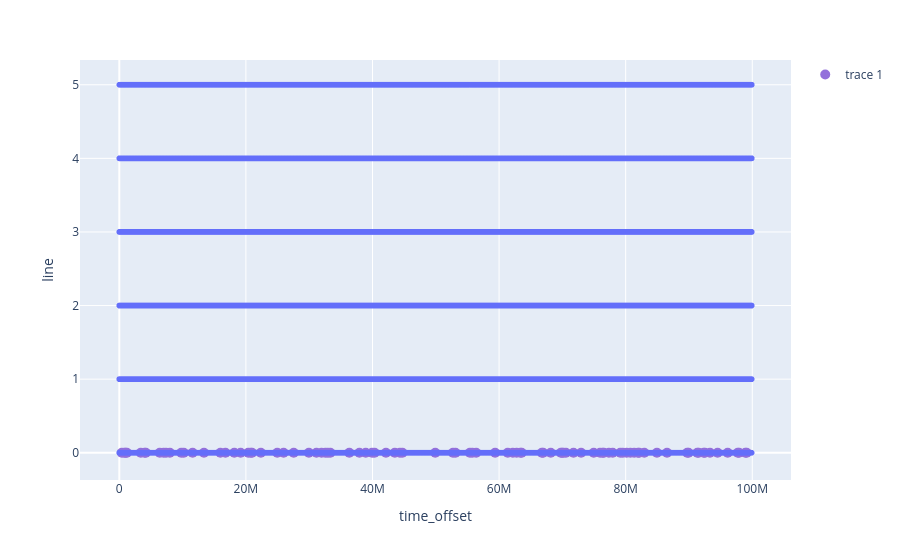
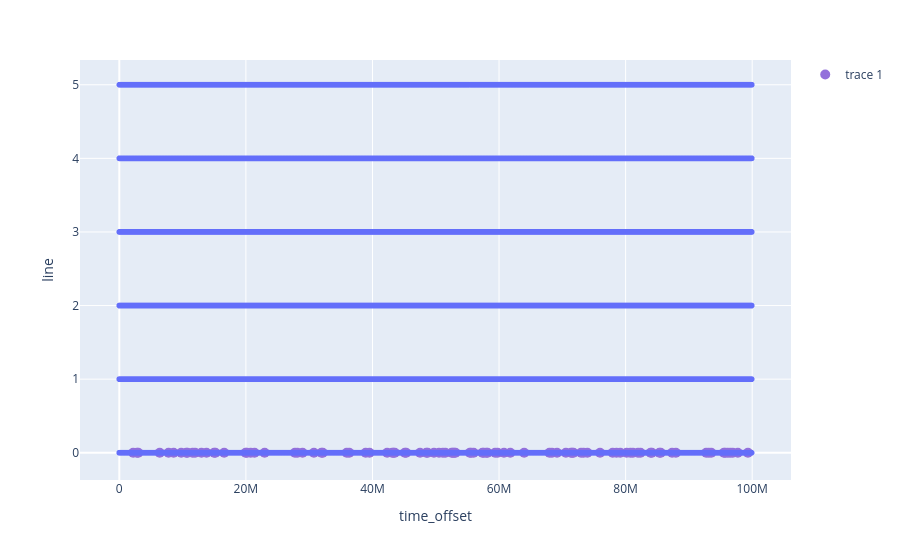
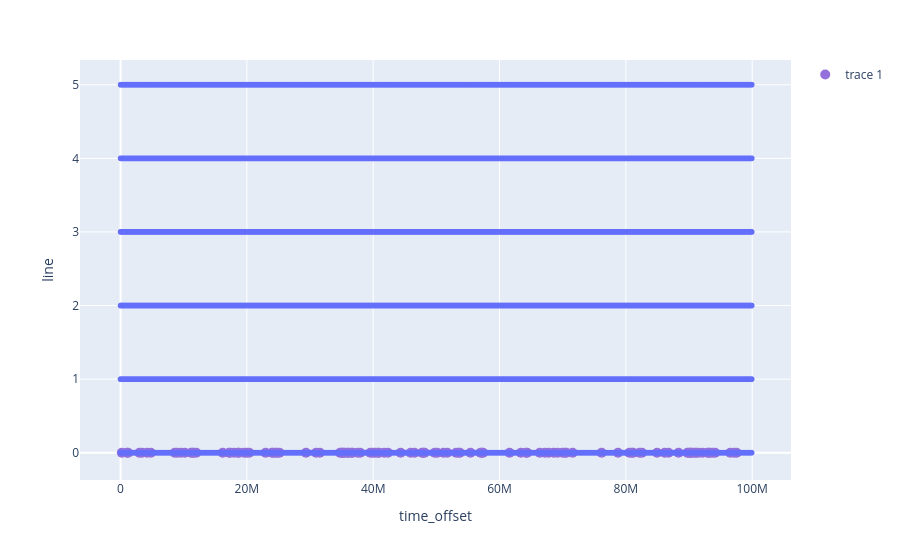
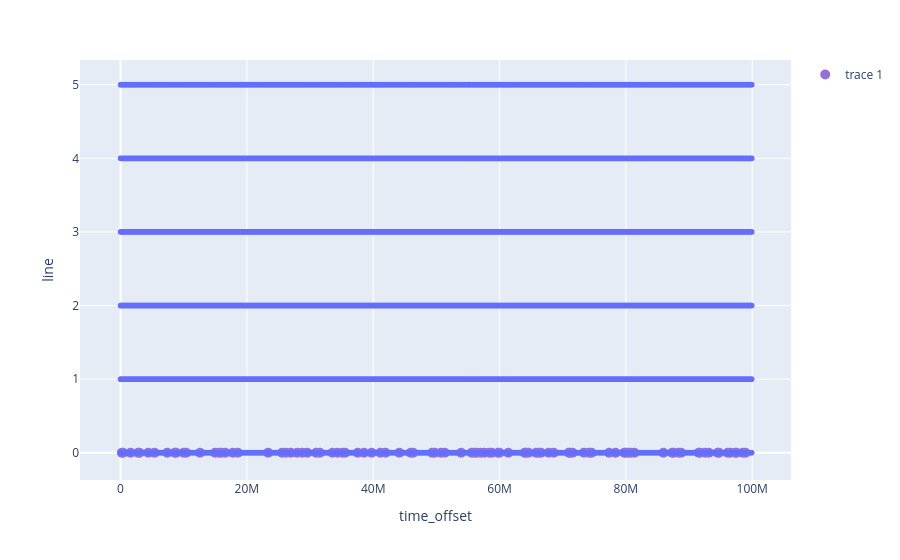

These figures' notebook cell, in order:
### Code cell
################################################# Start Scenario Evaluation #################################################

# conditions for specifying input ros file paths:
# 1. to open ROS1 bagfiles we must give the complete path+name of the .bag file.
# 2. to open ROS2 bagfiles we must give the path of the folder containing the .db3 or .mcap files. Because it looks for the .metadata.yaml file in that directory to decide whether to use a ROS1 or ROS2 reader.

## 1. Analyse real recording

bag_file = "/mnt/dbs-omniverse-dev/markusfranzziegler/rosbags/Livox_Tele-15/HVLE-2024-06-14/rain_rate_min_det_range_target_1_2024-06-14-11-05-31.bag"
#realROS1Recording = recording(rosbag=bag_file)

db3_folder = "/home/markus/Development/sim_poc_nvidia_omniverse/ws_tele15_ROS2/rosbag2_2025_07_23-10_59_00/"  # tele-15 recording of my speakers in the livingroom
mcap_folder = ""  # example for bagfile with mutliple lidars in it. could be used for a test.
print(f"Processing real recording '{db3_folder}'")
realROS2Recording = recording(rosbag=db3_folder)

### Figure 1 — Plotly figure (JSON) as saved in the notebook; plotly's stock layout.template omitted (floating-point values rounded to 4 significant figures; data arrays with more than 128 entries replaced by an {"elided": "..."} marker saying what was removed)
{"data": [{"hovertemplate": "time_offset=%{x}<br>line=%{y}<extra></extra>", "legendgroup": "", "marker": {"color": "#636efa", "symbol": "circle"}, "mode": "markers", "name": "", "showlegend": false, "type": "scattergl", "x": {"elided": "48000 int values"}, "xaxis": "x", "y": {"elided": "48000 int values"}, "yaxis": "y"}, {"marker": {"color": "MediumPurple", "size": 10}, "mode": "markers", "type": "scatter", "x": [399980, 799440, 999560, 1199640, 3395400, 3994560, 4194760, 6391420, 6990200, 7390080, 7989200, 9785900, 10185000, 11582140, 13376560, 15972360, 16770840, 18169260, 19168240, 20366520, 20766920, 20967000, 22364940, 24958820, 25957560, 27554440, 29951100, 31148920, 31946900, 32545460, 32944980, 33344260, 36337300, 37933900, 38933200, 39931960, 40331820, 42128140, 43526460, 44325980, 44725760, 49916500, 52712780, 53112360, 55383320, 55783320, 56381560, 59374360, 61369200, 62168360, 62768120, 63367780, 63567820, 66761700, 66961900, 68160140, 69758720, 69958840, 70158960, 70558760, 71756560, 72954540, 74951540, 75950760, 76350360, 76550380, 77348600, 77948120, 79146060, 79546300, 80145720, 80745580, 81344620, 81942680, 82142740, 82940860, 84936420, 86532560, 89725740, 89926140, 91323660, 91523740, 92322580, 92522600, 93321940, 94520120, 96117000, 97714520, 97914560, 98914120, 99114140], "y": [0, 0, 0, 0, 0, 0, 0, 0, 0, 0, 0, 0, 0, 0, 0, 0, 0, 0, 0, 0, 0, 0, 0, 0, 0, 0, 0, 0, 0, 0, 0, 0, 0, 0, 0, 0, 0, 0, 0, 0, 0, 0, 0, 0, 0, 0, 0, 0, 0, 0, 0, 0, 0, 0, 0, 0, 0, 0, 0, 0, 0, 0, 0, 0, 0, 0, 0, 0, 0, 0, 0, 0, 0, 0, 0, 0, 0, 0, 0, 0, 0, 0, 0, 0, 0, 0, 0, 0, 0, 0, 0]}], "layout": {"legend": {"tracegroupgap": 0}, "margin": {"t": 60}, "xaxis": {"anchor": "y", "domain": [0, 1], "title": {"text": "time_offset"}}, "yaxis": {"anchor": "x", "domain": [0, 1], "title": {"text": "line"}}}}

### Figure 2 — Plotly figure (JSON) as saved in the notebook; plotly's stock layout.template omitted (floating-point values rounded to 4 significant figures; data arrays with more than 128 entries replaced by an {"elided": "..."} marker saying what was removed)
{"data": [{"hovertemplate": "time_offset=%{x}<br>line=%{y}<extra></extra>", "legendgroup": "", "marker": {"color": "#636efa", "symbol": "circle"}, "mode": "markers", "name": "", "showlegend": false, "type": "scattergl", "x": {"elided": "48000 int values"}, "xaxis": "x", "y": {"elided": "48000 int values"}, "yaxis": "y"}, {"marker": {"color": "MediumPurple", "size": 10}, "mode": "markers", "type": "scatter", "x": [2195320, 2794400, 2995000, 6387240, 7785280, 8584920, 9782520, 10580900, 10780940, 11580200, 11979540, 12978840, 13777840, 14976080, 15176560, 16573440, 19965200, 20165260, 20765440, 21365360, 22962780, 27751620, 28151560, 28950540, 30747360, 31945960, 32146740, 35939440, 36339520, 38932400, 39530760, 42326400, 43125380, 43325900, 43526000, 45123180, 45323400, 47520440, 48518840, 48718920, 49717840, 50517220, 51116860, 51517140, 52514940, 52715160, 52915240, 53115300, 55386560, 55586580, 55985940, 57383520, 57583740, 57983540, 58183580, 59380880, 59780280, 60779280, 61778200, 63974020, 67966320, 68366520, 69164920, 70562660, 71361600, 71561720, 71761980, 72960940, 73361120, 73960400, 75957040, 77954620, 78554700, 79154240, 80153220, 80753160, 81152660, 81952100, 82351680, 83947700, 84147960, 85346340, 85546560, 87343800, 87943840, 92734820, 93134200, 93534000, 95530360, 95730500, 96129940, 96529520, 96929400, 97728520, 99326720], "y": [0, 0, 0, 0, 0, 0, 0, 0, 0, 0, 0, 0, 0, 0, 0, 0, 0, 0, 0, 0, 0, 0, 0, 0, 0, 0, 0, 0, 0, 0, 0, 0, 0, 0, 0, 0, 0, 0, 0, 0, 0, 0, 0, 0, 0, 0, 0, 0, 0, 0, 0, 0, 0, 0, 0, 0, 0, 0, 0, 0, 0, 0, 0, 0, 0, 0, 0, 0, 0, 0, 0, 0, 0, 0, 0, 0, 0, 0, 0, 0, 0, 0, 0, 0, 0, 0, 0, 0, 0, 0, 0, 0, 0, 0, 0]}], "layout": {"legend": {"tracegroupgap": 0}, "margin": {"t": 60}, "xaxis": {"anchor": "y", "domain": [0, 1], "title": {"text": "time_offset"}}, "yaxis": {"anchor": "x", "domain": [0, 1], "title": {"text": "line"}}}}

### Figure 3 — Plotly figure (JSON) as saved in the notebook; plotly's stock layout.template omitted (floating-point values rounded to 4 significant figures; data arrays with more than 128 entries replaced by an {"elided": "..."} marker saying what was removed)
{"data": [{"hovertemplate": "time_offset=%{x}<br>line=%{y}<extra></extra>", "legendgroup": "", "marker": {"color": "#636efa", "symbol": "circle"}, "mode": "markers", "name": "", "showlegend": false, "type": "scattergl", "x": {"elided": "48000 int values"}, "xaxis": "x", "y": {"elided": "48000 int values"}, "yaxis": "y"}, {"marker": {"color": "MediumPurple", "size": 10}, "mode": "markers", "type": "scatter", "x": [200160, 999520, 1199540, 2997280, 3397480, 4196960, 4795720, 8588040, 8987500, 9586320, 10185700, 11184860, 11384920, 11585200, 11984460, 16177540, 17176860, 17377120, 17977000, 18576400, 18776680, 19575180, 19975160, 20374900, 22971220, 23970280, 24170460, 24570000, 24770140, 25169340, 29360500, 30959160, 31558280, 34751000, 34951020, 35151080, 35351440, 35551520, 35950780, 36150880, 36550280, 36750300, 37548860, 37948000, 39544980, 39945020, 40345280, 40745140, 40945240, 41745120, 42343900, 44340140, 45936360, 46536600, 47734300, 47934600, 48134640, 49731980, 50131740, 51130780, 51730240, 53127460, 53527440, 53727600, 55400140, 56996260, 57196840, 57397120, 61586900, 63383680, 64182600, 64382660, 66378060, 67177400, 67776320, 68575120, 69174840, 69974060, 70374040, 70574240, 71572460, 76162940, 78758280, 80555420, 80956160, 81156280, 82154500, 82554340, 84948020, 86145600, 86744940, 88342600, 89740600, 89940760, 90140820, 90340840, 90541100, 90941080, 91141180, 91541240, 92140000, 92938540, 93138660, 93338840, 93738380, 94138240, 96534160, 97133740, 97533360], "y": [0, 0, 0, 0, 0, 0, 0, 0, 0, 0, 0, 0, 0, 0, 0, 0, 0, 0, 0, 0, 0, 0, 0, 0, 0, 0, 0, 0, 0, 0, 0, 0, 0, 0, 0, 0, 0, 0, 0, 0, 0, 0, 0, 0, 0, 0, 0, 0, 0, 0, 0, 0, 0, 0, 0, 0, 0, 0, 0, 0, 0, 0, 0, 0, 0, 0, 0, 0, 0, 0, 0, 0, 0, 0, 0, 0, 0, 0, 0, 0, 0, 0, 0, 0, 0, 0, 0, 0, 0, 0, 0, 0, 0, 0, 0, 0, 0, 0, 0, 0, 0, 0, 0, 0, 0, 0, 0, 0, 0]}], "layout": {"legend": {"tracegroupgap": 0}, "margin": {"t": 60}, "xaxis": {"anchor": "y", "domain": [0, 1], "title": {"text": "time_offset"}}, "yaxis": {"anchor": "x", "domain": [0, 1], "title": {"text": "line"}}}}

### Figure 4 — Plotly figure (JSON) as saved in the notebook; plotly's stock layout.template omitted (floating-point values rounded to 4 significant figures; data arrays with more than 128 entries replaced by an {"elided": "..."} marker saying what was removed)
{"data": [{"hovertemplate": "time_offset=%{x}<br>line=%{y}<extra></extra>", "legendgroup": "", "marker": {"color": "#636efa", "symbol": "circle"}, "mode": "markers", "name": "", "showlegend": false, "type": "scattergl", "x": {"elided": "48000 int values"}, "xaxis": "x", "y": {"elided": "48000 int values"}, "yaxis": "y"}, {"marker": {"color": "MediumPurple", "size": 10}, "mode": "markers", "type": "scatter", "x": [200220, 400620, 1597840, 2795780, 2996220, 4393740, 5392820, 7389860, 8588520, 8788920, 9987260, 10387260, 12583400, 14979120, 15578920, 15979520, 16577940, 17775940, 18574240, 23366500, 25561860, 26161760, 26961500, 27960000, 28759080, 29557980, 30955700, 31554040, 33549760, 34348380, 35147240, 35547200, 37543660, 38542680, 39742320, 41138200, 41937240, 44132520, 45929000, 46328820, 49322900, 49722740, 50721960, 51321500, 53916200, 55587480, 55987440, 56386920, 56986800, 57585960, 58385340, 58784920, 59783220, 59983320, 61380120, 63974920, 64174980, 64574640, 65772300, 66171720, 66571700, 67768840, 68567480, 70962760, 71162800, 71562380, 73359540, 74158820, 74558920, 77353360, 78352920, 79750100, 79950360, 80350260, 80750520, 81349780, 85939080, 87336540, 87536680, 88334880, 88734340, 91530360, 91730620, 92528940, 93128800, 94526040, 94726140, 96123100, 96523000, 97320820, 97521220, 98519620, 98918680], "y": [0, 0, 0, 0, 0, 0, 0, 0, 0, 0, 0, 0, 0, 0, 0, 0, 0, 0, 0, 0, 0, 0, 0, 0, 0, 0, 0, 0, 0, 0, 0, 0, 0, 0, 0, 0, 0, 0, 0, 0, 0, 0, 0, 0, 0, 0, 0, 0, 0, 0, 0, 0, 0, 0, 0, 0, 0, 0, 0, 0, 0, 0, 0, 0, 0, 0, 0, 0, 0, 0, 0, 0, 0, 0, 0, 0, 0, 0, 0, 0, 0, 0, 0, 0, 0, 0, 0, 0, 0, 0, 0, 0, 0]}], "layout": {"legend": {"tracegroupgap": 0}, "margin": {"t": 60}, "xaxis": {"anchor": "y", "domain": [0, 1], "title": {"text": "time_offset"}}, "yaxis": {"anchor": "x", "domain": [0, 1], "title": {"text": "line"}}}}
